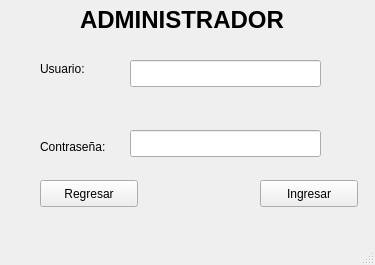
<?xml version="1.0" encoding="UTF-8"?>
<ui version="4.0">
 <class>IngresoAdmin</class>
 <widget class="QMainWindow" name="IngresoAdmin">
  <property name="geometry">
   <rect>
    <x>0</x>
    <y>0</y>
    <width>375</width>
    <height>265</height>
   </rect>
  </property>
  <property name="windowTitle">
   <string>Administrador</string>
  </property>
  <widget class="QWidget" name="centralwidget">
   <widget class="QPushButton" name="BotonIngresar">
    <property name="geometry">
     <rect>
      <x>260</x>
      <y>180</y>
      <width>98</width>
      <height>27</height>
     </rect>
    </property>
    <property name="text">
     <string>Ingresar</string>
    </property>
   </widget>
   <widget class="QLineEdit" name="CajaContra">
    <property name="geometry">
     <rect>
      <x>130</x>
      <y>130</y>
      <width>191</width>
      <height>27</height>
     </rect>
    </property>
    <property name="echoMode">
     <enum>QLineEdit::Password</enum>
    </property>
   </widget>
   <widget class="QLineEdit" name="CajaAdmin">
    <property name="geometry">
     <rect>
      <x>130</x>
      <y>60</y>
      <width>191</width>
      <height>27</height>
     </rect>
    </property>
   </widget>
   <widget class="QLabel" name="label">
    <property name="geometry">
     <rect>
      <x>40</x>
      <y>60</y>
      <width>66</width>
      <height>17</height>
     </rect>
    </property>
    <property name="text">
     <string>Usuario:</string>
    </property>
   </widget>
   <widget class="QLabel" name="label_2">
    <property name="geometry">
     <rect>
      <x>40</x>
      <y>136</y>
      <width>91</width>
      <height>21</height>
     </rect>
    </property>
    <property name="text">
     <string>Contraseña:</string>
    </property>
   </widget>
   <widget class="QLabel" name="label_3">
    <property name="geometry">
     <rect>
      <x>80</x>
      <y>10</y>
      <width>211</width>
      <height>20</height>
     </rect>
    </property>
    <property name="font">
     <font>
      <pointsize>18</pointsize>
      <weight>75</weight>
      <bold>true</bold>
     </font>
    </property>
    <property name="text">
     <string>ADMINISTRADOR</string>
    </property>
   </widget>
   <widget class="QPushButton" name="BotonRegresa">
    <property name="geometry">
     <rect>
      <x>40</x>
      <y>180</y>
      <width>98</width>
      <height>27</height>
     </rect>
    </property>
    <property name="text">
     <string>Regresar</string>
    </property>
   </widget>
  </widget>
  <widget class="QMenuBar" name="menubar">
   <property name="geometry">
    <rect>
     <x>0</x>
     <y>0</y>
     <width>375</width>
     <height>25</height>
    </rect>
   </property>
  </widget>
  <widget class="QStatusBar" name="statusbar"/>
 </widget>
 <resources/>
 <connections/>
</ui>
